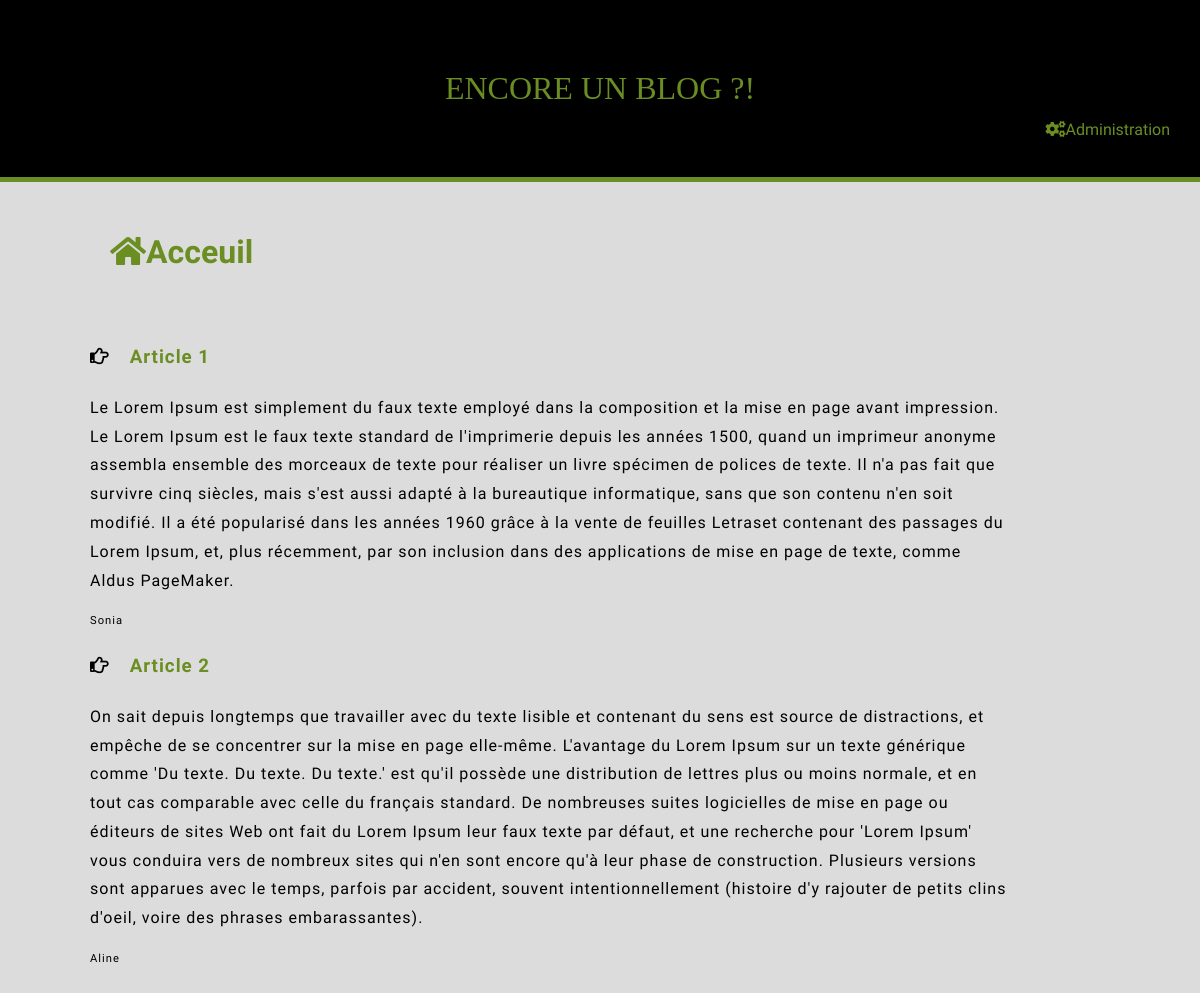
The page / on the database its author committed.
### tables this page shows
CREATE TABLE IF NOT EXISTS `posts` (
  `id_posts` int(11) NOT NULL AUTO_INCREMENT,
  `title` varchar(250) NOT NULL,
  `content` text NOT NULL,
  `publication_date` date NOT NULL,
  `id_categories` int(11) NOT NULL,
  `id_user` int(11) NOT NULL,
  PRIMARY KEY (`id_posts`),
  KEY `id_users` (`id_user`),
  KEY `id_categories` (`id_categories`)
);

CREATE TABLE IF NOT EXISTS `users` (
  `id_user` int(11) NOT NULL AUTO_INCREMENT,
  `name` text NOT NULL,
  `nom` varchar(50) NOT NULL,
  `e_mail` varchar(250) NOT NULL,
  `mot_passe` varchar(50) NOT NULL,
  PRIMARY KEY (`id_user`)
);

### database.php (called while the page is built, shortened)
<?php
function createConnection() {
	$db=new PDO ('mysql:host=localhost;dbname=blog;charset=utf8','root','');
    $db->setAttribute(PDO::ATTR_ERRMODE, PDO::ERRMODE_EXCEPTION);
    return $db;
}
function listPosts(){
	$pdo=createConnection();
	$req=$pdo->prepare('SELECT id_posts, title, content, publication_date, posts.id_user, posts.id_categories, categories.name AS categoryName, users.name AS userName
		FROM `posts` JOIN `categories` ON `posts`.`id_categories`=`categories`.`id_categories`
		JOIN `users` ON `users`.`id_user`=`posts`.`id_user`');
	$req->execute();
	$result=$req->fetchAll(PDO::FETCH_ASSOC);
	return $result;
}
?>

### index.php (the view, shortened to what this page needs)
<?php
	require('database.php');
	$result=listPosts();
?>
<!DOCTYPE html>
<html>
<head>
	<link rel="stylesheet" href="https://use.fontawesome.com/releases/v5.8.2/css/all.css">
	 <link rel="stylesheet" href="https://use.fontawesome.com/releases/v5.8.2/css/all.css">
	<link rel="stylesheet" type="text/css" href="style.css">
</head>
<body>
	<header>
		<a href="blog.php" class="entete">ENCORE UN BLOG ?!</a>
		<a href="admin.php" class="Administration"><i class="fas fa-cogs"></i>Administration</a>
	</header>
	<main>
			<h1 class="couleur"><i class="fas fa-home"></i>Acceuil</h1>
			<?php
				foreach ($result as $key => $value) {
					echo "<h3 class='titre'><i class='far fa-hand-point-right'></i><a class='couleur' href='users.php?id_user=".$value['id_posts']."'>".$value['title']."</a></h3>";
					echo '<p class="titre">'.$value['content'].'</p>';
					echo '<p class="auteur">'.$value['userName'].'</p>';
				}
			?>
	</main>
</body>
</html>

### style.css (style rules this page uses)
* { box-sizing: border-box; outline: none; }
body { background-color: #DCDCDC; margin:0; padding:0; font-family: 'Nanum Gothic', sans-serif; }
main { padding: 20px; margin-left: 70px; width: 80%; }
header { border-bottom: 5px solid #6B8E23; background-color: #000000; padding: 40px; }
a { text-decoration: none; }
header .entete { display: block; text-decoration: none; text-align: center; margin:auto; color: #6B8E23; padding: 30px; font-size: 2em; font-family: 'Chilanka', cursive; }
.couleur { color:#6B8E23; padding: 10px; margin-bottom: 60px; margin-left: 10px; }
.Administration { position:absolute; text-decoration: none; right:30px; top: 120px; color: #6B8E23; }
.titre { letter-spacing: 1px; line-height: 1.8; }
.auteur { font-size: 0.7em; letter-spacing: 1px; line-height: 1.8; }

### rows shown on the page
posts: title "Article 1", content "Le Lorem Ipsum est simplement du faux texte employé dans la composition et la mise en page avant impression. Le Lorem Ipsum est le faux texte standard de l'imprimerie depuis les années 1500, quand un imprimeur anonyme assembla ensemble des morceaux de texte pour réaliser un livre spécimen de polices de texte. Il n'a pas fait que survivre cinq siècles, mais s'est aussi adapté à la bureautique informatique, sans que son contenu n'en soit modifié. Il a été popularisé dans les années 1960 grâce à la vente de feuilles Letraset contenant des passages du Lorem Ipsum, et, plus récemment, par son inclusion dans des applications de mise en page de texte, comme Aldus PageMaker.", id_user.name "Sonia"
posts: title "Article 2", content "On sait depuis longtemps que travailler avec du texte lisible et contenant du sens est source de distractions, et empêche de se concentrer sur la mise en page elle-même. L'avantage du Lorem Ipsum sur un texte générique comme 'Du texte. Du texte. Du texte.' est qu'il possède une distribution de lettres plus ou moins normale, et en tout cas comparable avec celle du français standard. De nombreuses suites logicielles de mise en page ou éditeurs de sites Web ont fait du Lorem Ipsum leur faux texte par défaut, et une recherche pour 'Lorem Ipsum' vous conduira vers de nombreux sites qui n'en sont encore qu'à leur phase de construction. Plusieurs versions sont apparues avec le temps, parfois par…", id_user.name "Aline"
